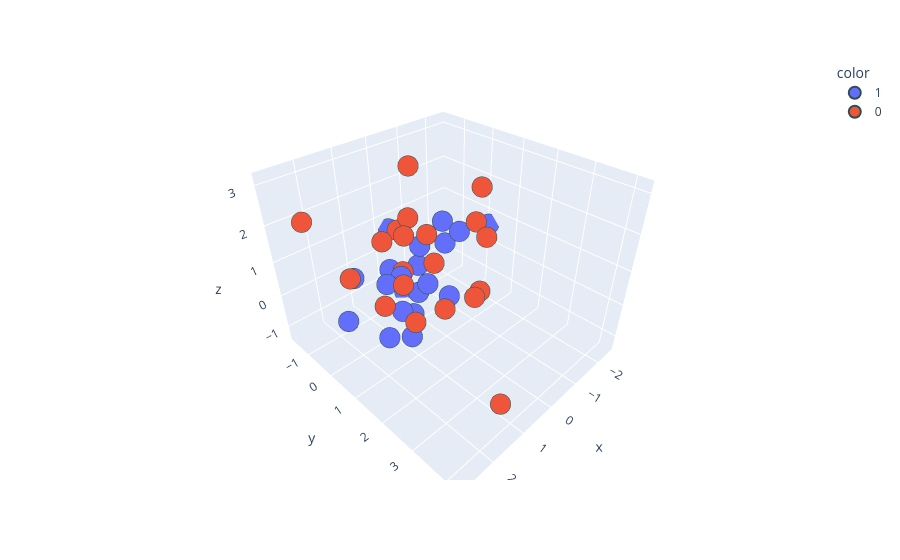

The notebook cell saved with this chart:
### Code cell
import plotly.express as px
#y_train_trf = y_train.astype(str)
fig = px.scatter_3d(df, x=df['feature1'], y=df['feature2'], z=df['feature3'],
              color=df['target'].astype('str'))
fig.update_traces(marker=dict(size=12,
                              line=dict(width=2,
                                        color='DarkSlateGrey')),
                  selector=dict(mode='markers'))

fig.show()

### Figure 1 — Plotly figure (JSON) as saved in the notebook; plotly's stock layout.template omitted (floating-point values rounded to 4 significant figures)
{"data": [{"hovertemplate": "color=1<br>x=%{x}<br>y=%{y}<br>z=%{z}<extra></extra>", "legendgroup": "1", "marker": {"color": "#636efa", "line": {"color": "DarkSlateGrey", "width": 2}, "size": 12, "symbol": "circle"}, "mode": "markers", "name": "1", "scene": "scene", "showlegend": true, "type": "scatter3d", "x": [-0.3675, 0.4206, 1.968, -2.506, 0.3223, -0.3316, 0.667, -1.01, 0.2411, -0.04544, -0.9926, -0.4208, 0.9486, 1.415, 1.045, -1.838, 0.1901, -0.02254, 1.267, 1.772], "y": [-1.137, 0.4116, -0.5478, 0.147, 0.06034, -1.632, 0.02581, 0.4417, -0.9525, 1.041, -0.1613, -0.552, 0.7017, 0.4577, 0.5382, -0.9388, 0.5121, 0.01342, 0.1736, -0.3475], "z": [-1.322, -0.07132, -0.6794, 0.6062, -1.043, 0.6191, -0.7776, 1.129, -0.1363, -0.09403, 1.192, -0.1211, -1.051, 0.7289, 0.8121, -0.2018, 0.1315, 0.9359, -1.223, 0.6701]}, {"hovertemplate": "color=0<br>x=%{x}<br>y=%{y}<br>z=%{z}<extra></extra>", "legendgroup": "0", "marker": {"color": "#EF553B", "line": {"color": "DarkSlateGrey", "width": 2}, "size": 12, "symbol": "circle"}, "mode": "markers", "name": "0", "scene": "scene", "showlegend": true, "type": "scatter3d", "x": [0.1771, 1.425, 2.224, -0.7233, 2.823, -1.39, 0.3849, 1.677, 1.438, 0.2907, 0.7319, -1.028, -0.7643, 2.011, 0.8989, 1.01, 1.251, 0.2046, 0.7489, 1.234], "y": [-0.5981, 1.441, 0.2304, 1.461, -0.3329, 0.6667, 1.324, 4.188, 1.1, 0.867, 0.5174, 1.131, 1.567, 1.921, 0.436, 1.438, 0.1864, -0.01154, 2.593, 0.05278], "z": [1.227, 0.1826, 1.192, -0.08537, 2.637, 1.344, -0.1032, -0.08056, 1.065, 0.9826, 2.245, 2.603, 1.549, 2.933, 0.821, 2.328, 1.704, 3.151, 1.171, -0.2616]}], "layout": {"legend": {"title": {"text": "color"}, "tracegroupgap": 0}, "margin": {"t": 60}, "scene": {"domain": {"x": [0, 1], "y": [0, 1]}, "xaxis": {"title": {"text": "x"}}, "yaxis": {"title": {"text": "y"}}, "zaxis": {"title": {"text": "z"}}}}}
